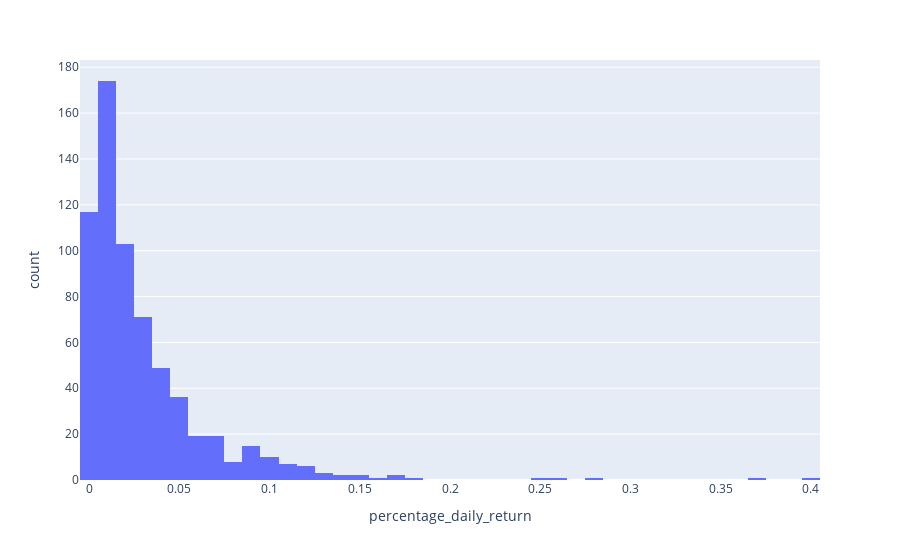

The cell this chart's notebook holds for it:
### Code cell
dfrights.abs().sort_values("percentage_daily_return")
fig = px.histogram(dfrights.abs(), x="percentage_daily_return")
fig.show()

### Figure 1 — Plotly figure (JSON) as saved in the notebook; plotly's stock layout.template omitted (floating-point values rounded to 4 significant figures; data arrays with more than 128 entries replaced by an {"elided": "..."} marker saying what was removed)
{"data": [{"alignmentgroup": "True", "bingroup": "x", "hovertemplate": "percentage_daily_return=%{x}<br>count=%{y}<extra></extra>", "legendgroup": "", "marker": {"color": "#636efa"}, "name": "", "offsetgroup": "", "orientation": "v", "showlegend": false, "type": "histogram", "x": {"elided": "650 float values"}, "xaxis": "x", "yaxis": "y"}], "layout": {"barmode": "relative", "legend": {"tracegroupgap": 0}, "margin": {"t": 60}, "xaxis": {"anchor": "y", "domain": [0, 1], "title": {"text": "percentage_daily_return"}}, "yaxis": {"anchor": "x", "domain": [0, 1], "title": {"text": "count"}}}}
